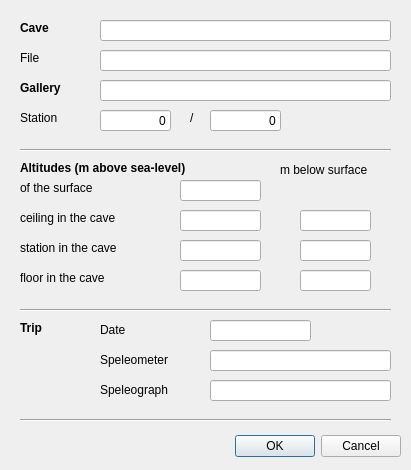
<?xml version="1.0" encoding="UTF-8"?>
<ui version="4.0">
 <class>GalleryDetails</class>
 <widget class="QDialog" name="GalleryDetails">
  <property name="geometry">
   <rect>
    <x>0</x>
    <y>0</y>
    <width>411</width>
    <height>470</height>
   </rect>
  </property>
  <property name="windowTitle">
   <string>Gallery Details</string>
  </property>
  <widget class="QDialogButtonBox" name="buttonBox">
   <property name="geometry">
    <rect>
     <x>20</x>
     <y>430</y>
     <width>381</width>
     <height>32</height>
    </rect>
   </property>
   <property name="orientation">
    <enum>Qt::Horizontal</enum>
   </property>
   <property name="standardButtons">
    <set>QDialogButtonBox::Cancel|QDialogButtonBox::Ok</set>
   </property>
  </widget>
  <widget class="QLineEdit" name="CAVE_NAME">
   <property name="geometry">
    <rect>
     <x>100</x>
     <y>20</y>
     <width>291</width>
     <height>21</height>
    </rect>
   </property>
   <property name="font">
    <font>
     <weight>75</weight>
     <bold>true</bold>
    </font>
   </property>
  </widget>
  <widget class="QLabel" name="lbCave">
   <property name="geometry">
    <rect>
     <x>20</x>
     <y>20</y>
     <width>71</width>
     <height>16</height>
    </rect>
   </property>
   <property name="font">
    <font>
     <weight>75</weight>
     <bold>true</bold>
    </font>
   </property>
   <property name="text">
    <string>Cave</string>
   </property>
  </widget>
  <widget class="QLabel" name="lbFile">
   <property name="geometry">
    <rect>
     <x>20</x>
     <y>50</y>
     <width>71</width>
     <height>16</height>
    </rect>
   </property>
   <property name="text">
    <string>File</string>
   </property>
  </widget>
  <widget class="QLineEdit" name="FILE_NAME">
   <property name="geometry">
    <rect>
     <x>100</x>
     <y>50</y>
     <width>291</width>
     <height>21</height>
    </rect>
   </property>
  </widget>
  <widget class="QLabel" name="lbGallery">
   <property name="geometry">
    <rect>
     <x>20</x>
     <y>80</y>
     <width>71</width>
     <height>16</height>
    </rect>
   </property>
   <property name="font">
    <font>
     <weight>75</weight>
     <bold>true</bold>
    </font>
   </property>
   <property name="text">
    <string>Gallery</string>
   </property>
  </widget>
  <widget class="QLineEdit" name="SERIE_NAME">
   <property name="geometry">
    <rect>
     <x>100</x>
     <y>80</y>
     <width>291</width>
     <height>21</height>
    </rect>
   </property>
   <property name="font">
    <font>
     <weight>75</weight>
     <bold>true</bold>
    </font>
   </property>
  </widget>
  <widget class="QLabel" name="lbStation">
   <property name="geometry">
    <rect>
     <x>20</x>
     <y>110</y>
     <width>71</width>
     <height>16</height>
    </rect>
   </property>
   <property name="text">
    <string>Station</string>
   </property>
  </widget>
  <widget class="QLabel" name="lbStationSep">
   <property name="geometry">
    <rect>
     <x>190</x>
     <y>110</y>
     <width>16</width>
     <height>16</height>
    </rect>
   </property>
   <property name="text">
    <string>/</string>
   </property>
  </widget>
  <widget class="QLabel" name="lbTrip">
   <property name="geometry">
    <rect>
     <x>20</x>
     <y>320</y>
     <width>71</width>
     <height>16</height>
    </rect>
   </property>
   <property name="font">
    <font>
     <weight>75</weight>
     <bold>true</bold>
    </font>
   </property>
   <property name="text">
    <string>Trip</string>
   </property>
  </widget>
  <widget class="Line" name="line">
   <property name="geometry">
    <rect>
     <x>20</x>
     <y>140</y>
     <width>371</width>
     <height>20</height>
    </rect>
   </property>
   <property name="orientation">
    <enum>Qt::Horizontal</enum>
   </property>
  </widget>
  <widget class="QLabel" name="lbTripDate">
   <property name="geometry">
    <rect>
     <x>100</x>
     <y>320</y>
     <width>101</width>
     <height>20</height>
    </rect>
   </property>
   <property name="text">
    <string>Date</string>
   </property>
  </widget>
  <widget class="QLabel" name="lbAltitudes">
   <property name="geometry">
    <rect>
     <x>20</x>
     <y>160</y>
     <width>241</width>
     <height>16</height>
    </rect>
   </property>
   <property name="font">
    <font>
     <weight>75</weight>
     <bold>true</bold>
    </font>
   </property>
   <property name="text">
    <string>Altitudes (m above sea-level)</string>
   </property>
  </widget>
  <widget class="QLabel" name="lbSurface">
   <property name="geometry">
    <rect>
     <x>20</x>
     <y>180</y>
     <width>151</width>
     <height>16</height>
    </rect>
   </property>
   <property name="text">
    <string>of the surface</string>
   </property>
  </widget>
  <widget class="QLabel" name="lbMBelow">
   <property name="geometry">
    <rect>
     <x>280</x>
     <y>160</y>
     <width>111</width>
     <height>20</height>
    </rect>
   </property>
   <property name="text">
    <string>m below surface</string>
   </property>
  </widget>
  <widget class="QLabel" name="lbCaveCeiling">
   <property name="geometry">
    <rect>
     <x>20</x>
     <y>210</y>
     <width>151</width>
     <height>16</height>
    </rect>
   </property>
   <property name="text">
    <string>ceiling in the cave</string>
   </property>
  </widget>
  <widget class="QLabel" name="lbCaveStation">
   <property name="geometry">
    <rect>
     <x>20</x>
     <y>240</y>
     <width>151</width>
     <height>16</height>
    </rect>
   </property>
   <property name="text">
    <string>station in the cave</string>
   </property>
  </widget>
  <widget class="QLabel" name="lbCaveFloor">
   <property name="geometry">
    <rect>
     <x>20</x>
     <y>270</y>
     <width>151</width>
     <height>16</height>
    </rect>
   </property>
   <property name="text">
    <string>floor in the cave</string>
   </property>
  </widget>
  <widget class="Line" name="line_2">
   <property name="geometry">
    <rect>
     <x>20</x>
     <y>300</y>
     <width>371</width>
     <height>20</height>
    </rect>
   </property>
   <property name="orientation">
    <enum>Qt::Horizontal</enum>
   </property>
  </widget>
  <widget class="QLabel" name="lbTripSpeleometer">
   <property name="geometry">
    <rect>
     <x>100</x>
     <y>350</y>
     <width>101</width>
     <height>20</height>
    </rect>
   </property>
   <property name="text">
    <string>Speleometer</string>
   </property>
  </widget>
  <widget class="QLineEdit" name="TRIP_SPMET">
   <property name="geometry">
    <rect>
     <x>210</x>
     <y>350</y>
     <width>181</width>
     <height>21</height>
    </rect>
   </property>
   <property name="font">
    <font>
     <weight>50</weight>
     <bold>false</bold>
    </font>
   </property>
  </widget>
  <widget class="QLabel" name="lbTripSpeleograph">
   <property name="geometry">
    <rect>
     <x>100</x>
     <y>380</y>
     <width>101</width>
     <height>20</height>
    </rect>
   </property>
   <property name="text">
    <string>Speleograph</string>
   </property>
  </widget>
  <widget class="QLineEdit" name="TRIP_SPGRA">
   <property name="geometry">
    <rect>
     <x>210</x>
     <y>380</y>
     <width>181</width>
     <height>21</height>
    </rect>
   </property>
   <property name="font">
    <font>
     <weight>50</weight>
     <bold>false</bold>
    </font>
   </property>
  </widget>
  <widget class="Line" name="line_3">
   <property name="geometry">
    <rect>
     <x>20</x>
     <y>410</y>
     <width>371</width>
     <height>20</height>
    </rect>
   </property>
   <property name="orientation">
    <enum>Qt::Horizontal</enum>
   </property>
  </widget>
  <widget class="QLineEdit" name="TRIP_DATE">
   <property name="geometry">
    <rect>
     <x>210</x>
     <y>320</y>
     <width>101</width>
     <height>21</height>
    </rect>
   </property>
   <property name="font">
    <font>
     <weight>50</weight>
     <bold>false</bold>
    </font>
   </property>
  </widget>
  <widget class="QLineEdit" name="STN_DEPTH">
   <property name="geometry">
    <rect>
     <x>300</x>
     <y>240</y>
     <width>71</width>
     <height>21</height>
    </rect>
   </property>
   <property name="font">
    <font>
     <weight>50</weight>
     <bold>false</bold>
    </font>
   </property>
   <property name="text">
    <string/>
   </property>
   <property name="alignment">
    <set>Qt::AlignRight|Qt::AlignTrailing|Qt::AlignVCenter</set>
   </property>
  </widget>
  <widget class="QLineEdit" name="STN_NR">
   <property name="geometry">
    <rect>
     <x>210</x>
     <y>110</y>
     <width>71</width>
     <height>21</height>
    </rect>
   </property>
   <property name="font">
    <font>
     <weight>50</weight>
     <bold>false</bold>
    </font>
   </property>
   <property name="text">
    <string>0</string>
   </property>
   <property name="alignment">
    <set>Qt::AlignRight|Qt::AlignTrailing|Qt::AlignVCenter</set>
   </property>
  </widget>
  <widget class="QLineEdit" name="SERIE_NR">
   <property name="geometry">
    <rect>
     <x>100</x>
     <y>110</y>
     <width>71</width>
     <height>21</height>
    </rect>
   </property>
   <property name="font">
    <font>
     <weight>50</weight>
     <bold>false</bold>
    </font>
   </property>
   <property name="text">
    <string>0</string>
   </property>
   <property name="alignment">
    <set>Qt::AlignRight|Qt::AlignTrailing|Qt::AlignVCenter</set>
   </property>
  </widget>
  <widget class="QLineEdit" name="STN_DEP_TO">
   <property name="geometry">
    <rect>
     <x>300</x>
     <y>210</y>
     <width>71</width>
     <height>21</height>
    </rect>
   </property>
   <property name="font">
    <font>
     <weight>50</weight>
     <bold>false</bold>
    </font>
   </property>
   <property name="text">
    <string/>
   </property>
   <property name="alignment">
    <set>Qt::AlignRight|Qt::AlignTrailing|Qt::AlignVCenter</set>
   </property>
  </widget>
  <widget class="QLineEdit" name="STN_DEP_BO">
   <property name="geometry">
    <rect>
     <x>300</x>
     <y>270</y>
     <width>71</width>
     <height>21</height>
    </rect>
   </property>
   <property name="font">
    <font>
     <weight>50</weight>
     <bold>false</bold>
    </font>
   </property>
   <property name="text">
    <string/>
   </property>
   <property name="alignment">
    <set>Qt::AlignRight|Qt::AlignTrailing|Qt::AlignVCenter</set>
   </property>
  </widget>
  <widget class="QLineEdit" name="STN_GROUND">
   <property name="geometry">
    <rect>
     <x>180</x>
     <y>180</y>
     <width>81</width>
     <height>21</height>
    </rect>
   </property>
   <property name="font">
    <font>
     <weight>50</weight>
     <bold>false</bold>
    </font>
   </property>
   <property name="text">
    <string/>
   </property>
   <property name="alignment">
    <set>Qt::AlignRight|Qt::AlignTrailing|Qt::AlignVCenter</set>
   </property>
  </widget>
  <widget class="QLineEdit" name="STN_TOP">
   <property name="geometry">
    <rect>
     <x>180</x>
     <y>210</y>
     <width>81</width>
     <height>21</height>
    </rect>
   </property>
   <property name="font">
    <font>
     <weight>50</weight>
     <bold>false</bold>
    </font>
   </property>
   <property name="text">
    <string/>
   </property>
   <property name="alignment">
    <set>Qt::AlignRight|Qt::AlignTrailing|Qt::AlignVCenter</set>
   </property>
  </widget>
  <widget class="QLineEdit" name="STN_Z">
   <property name="geometry">
    <rect>
     <x>180</x>
     <y>240</y>
     <width>81</width>
     <height>21</height>
    </rect>
   </property>
   <property name="font">
    <font>
     <weight>50</weight>
     <bold>false</bold>
    </font>
   </property>
   <property name="text">
    <string/>
   </property>
   <property name="alignment">
    <set>Qt::AlignRight|Qt::AlignTrailing|Qt::AlignVCenter</set>
   </property>
  </widget>
  <widget class="QLineEdit" name="STN_BOTTOM">
   <property name="geometry">
    <rect>
     <x>180</x>
     <y>270</y>
     <width>81</width>
     <height>21</height>
    </rect>
   </property>
   <property name="font">
    <font>
     <weight>50</weight>
     <bold>false</bold>
    </font>
   </property>
   <property name="text">
    <string/>
   </property>
   <property name="alignment">
    <set>Qt::AlignRight|Qt::AlignTrailing|Qt::AlignVCenter</set>
   </property>
  </widget>
 </widget>
 <resources/>
 <connections>
  <connection>
   <sender>buttonBox</sender>
   <signal>accepted()</signal>
   <receiver>GalleryDetails</receiver>
   <slot>accept()</slot>
   <hints>
    <hint type="sourcelabel">
     <x>248</x>
     <y>254</y>
    </hint>
    <hint type="destinationlabel">
     <x>157</x>
     <y>274</y>
    </hint>
   </hints>
  </connection>
  <connection>
   <sender>buttonBox</sender>
   <signal>rejected()</signal>
   <receiver>GalleryDetails</receiver>
   <slot>reject()</slot>
   <hints>
    <hint type="sourcelabel">
     <x>316</x>
     <y>260</y>
    </hint>
    <hint type="destinationlabel">
     <x>286</x>
     <y>274</y>
    </hint>
   </hints>
  </connection>
 </connections>
</ui>
